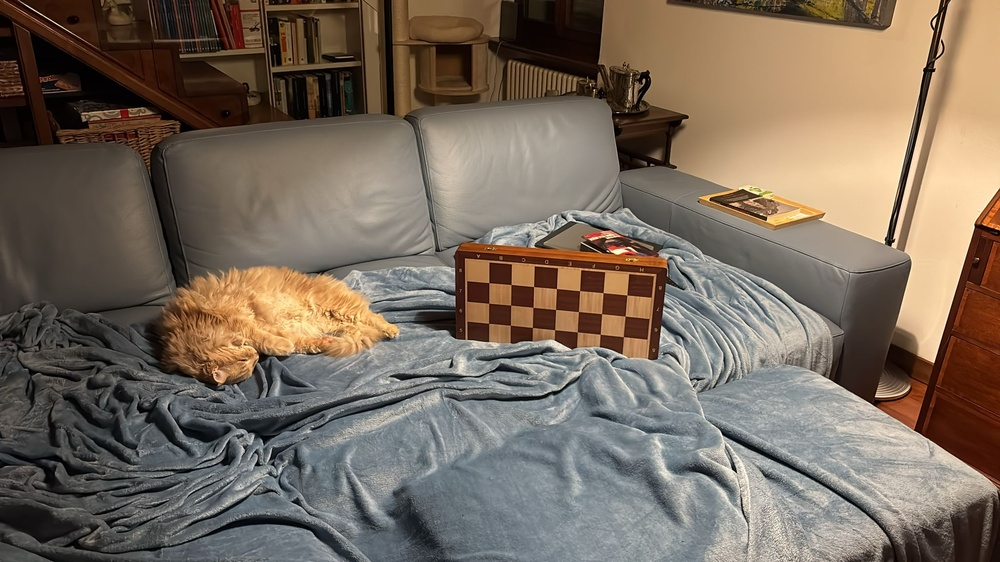
#> input picture data/calibration/images/chessboard1.jpeg, 1000 x 562 px, shrunk from 2048 x 1152 before the run; its folder holds only this picture in this run
$ python -i camera_calibration.py   (imports and definitions only)
#> lines starting #> are read from the running program, lines starting #| are printed output that depends on the picture
#> further down, picture is the input picture: shape (562, 1000, 3); mean B, G, R 93.6, 107.2, 120.7
"""
camera_calibration.py - Camera calibration from chessboard images.
"""

import cv2
import numpy as np
from pathlib import Path
from typing import List, Tuple, Optional
import glob


# Pattern sizes tried by auto-detection, roughly from most to least specific.
# (7, 3) works well when the board is held at a steep angle or only partially
# visible, since only a horizontal strip of inner corners needs to be in frame.
_CANDIDATE_PATTERNS = [
    (9, 6), (7, 7), (7, 5), (7, 4), (7, 3), (6, 5), (6, 4), (5, 4), (5, 3),
]


def _preprocess_for_chessboard(image: np.ndarray) -> np.ndarray:
    """
    Convert to grayscale, equalise the histogram and apply a Gaussian blur.
    This significantly improves corner detection on low-contrast wooden boards.
    """
    gray = cv2.cvtColor(image, cv2.COLOR_BGR2GRAY)
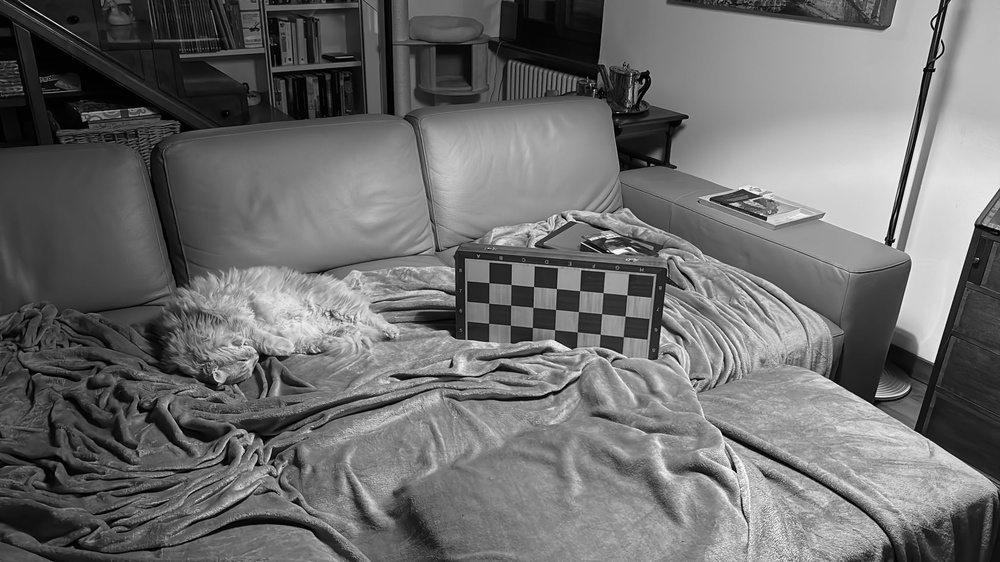
#> gray: shape (562, 1000); min 0, max 254, mean 109.7
    gray = cv2.equalizeHist(gray)
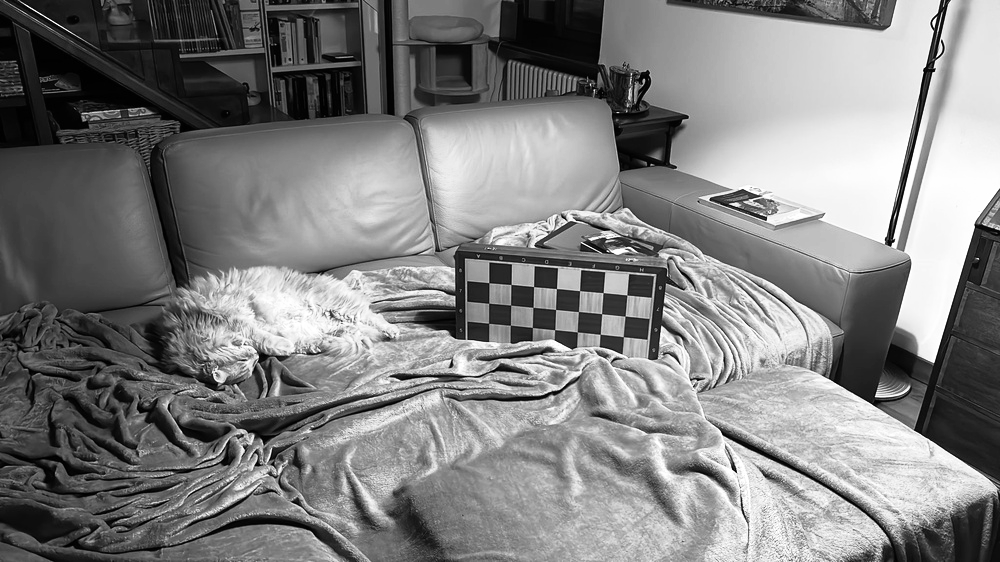
#> gray: shape (562, 1000); min 0, max 255, mean 128
    gray = cv2.GaussianBlur(gray, (7, 7), 0)
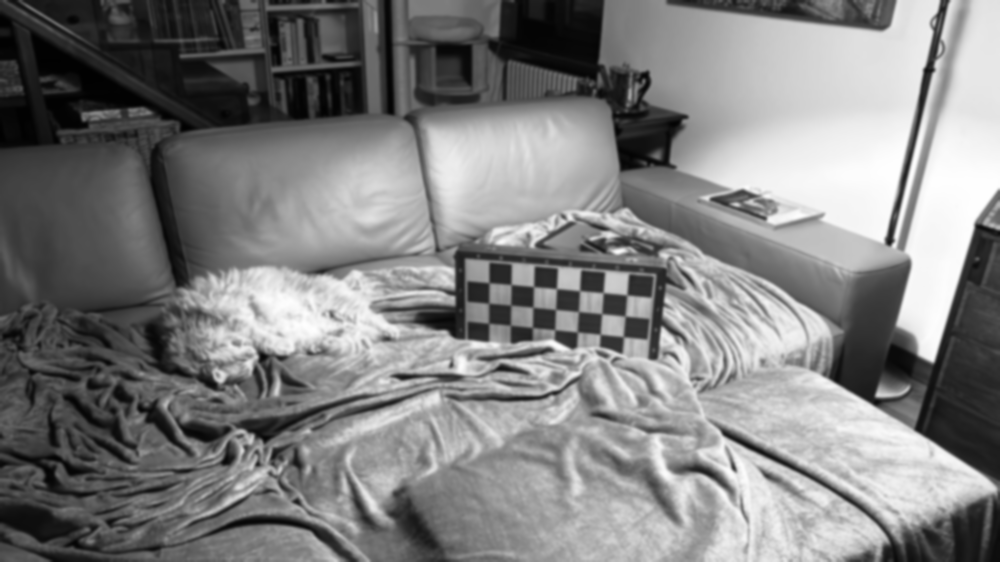
#> gray: shape (562, 1000); min 1, max 254, mean 128
    return gray


# [35 lines left out: function detect_pattern_size, not called in this run]


class CameraCalibrator:
    """
    Camera calibration from a set of chessboard images.

    Usage::

        cal = CameraCalibrator(pattern_size=(7, 3), square_size=0.025)
        for path in image_paths:
            cal.add_image(path)
        K, dist, err = cal.calibrate()
        cal.save_calibration("data/calibration/camera1.npz", K, dist)

    Pattern size note
    -----------------
    ``pattern_size`` is the number of *inner* corners (cols, rows), not the
    number of squares.  A standard 8×8 chess board has 7×7 inner corners, but
    if the board is always held at an angle or only partially visible, using a
    smaller strip like (7, 3) is more reliable because OpenCV only needs to
    locate that many corners in the image.
    """

    # Detection flags tuned for low-contrast / wooden chessboards.
    # FILTER_QUADS helps reject false positives from wood grain.
    _DETECTION_FLAGS = (
        cv2.CALIB_CB_ADAPTIVE_THRESH
        | cv2.CALIB_CB_NORMALIZE_IMAGE
        | cv2.CALIB_CB_FILTER_QUADS
    )

    # [214 lines left out: functions __init__, find_corners, add_image, calibrate, save_calibration, calibrate_from_images and 1 more, not called in this run]

>>> import cv2
>>> picture = cv2.imread('../../data/calibration/images/chessboard1.jpeg')
>>> result = _preprocess_for_chessboard(picture)

$ run again, on data/calibration/images/chessboard2.jpeg
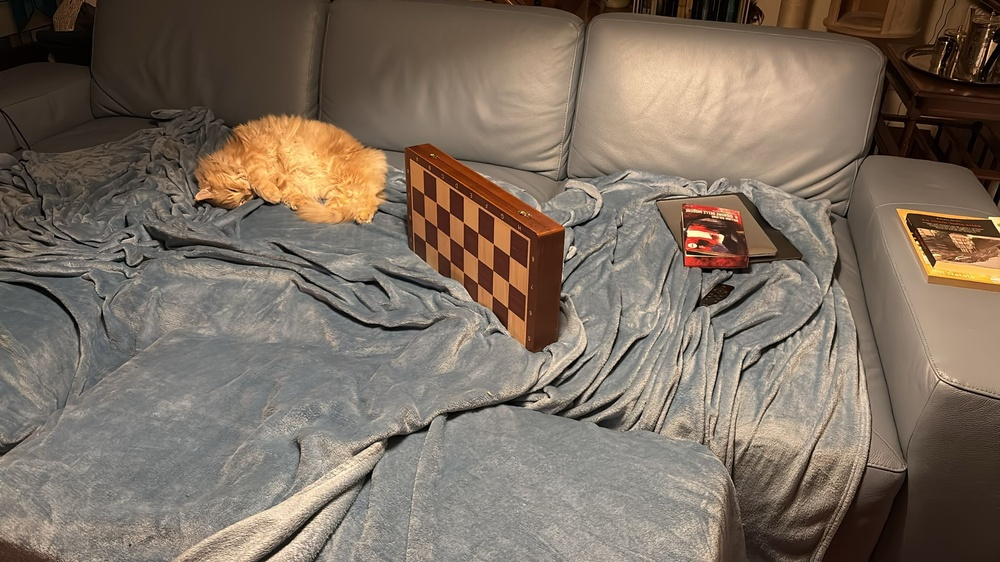
#> input picture data/calibration/images/chessboard2.jpeg, 1000 x 562 px, shrunk from 2048 x 1152 before the run
#> picture is the input picture: shape (562, 1000, 3); mean B, G, R 97.1, 110.5, 124.1
#> in _preprocess_for_chessboard, `gray = cv2.cvtColor(image, cv2.COLOR_BGR2GRAY)`:
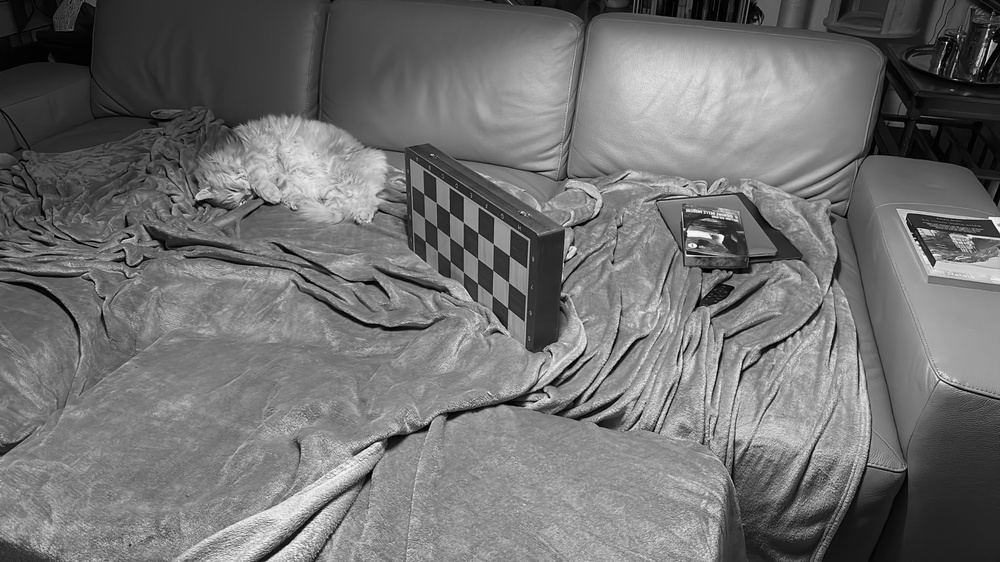
#> gray: shape (562, 1000); min 0, max 251, mean 113
#> in _preprocess_for_chessboard, `gray = cv2.GaussianBlur(gray, (7, 7), 0)`:
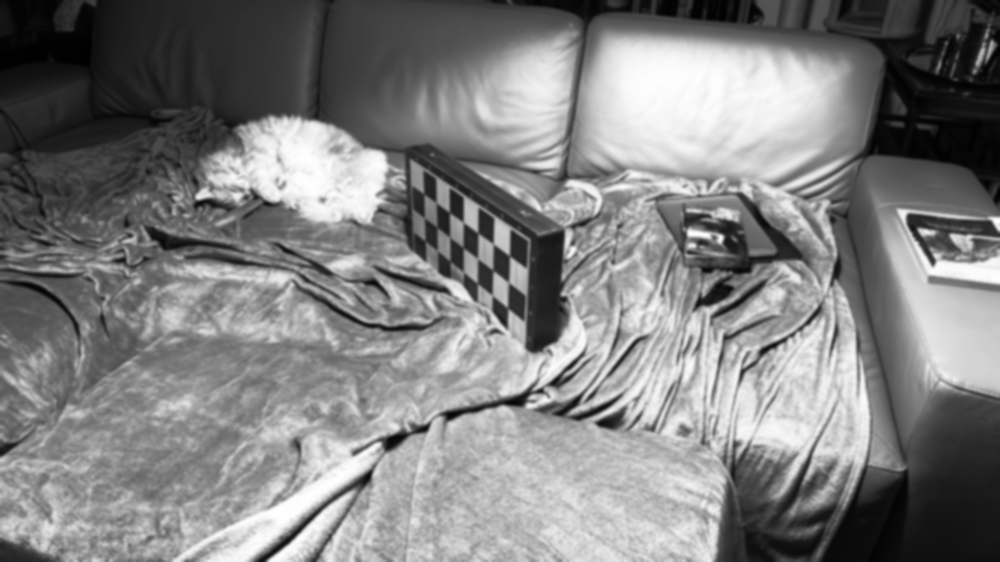
#> gray: shape (562, 1000); min 1, max 255, mean 128.3

$ run again, on data/calibration/images/chessboard3.jpeg
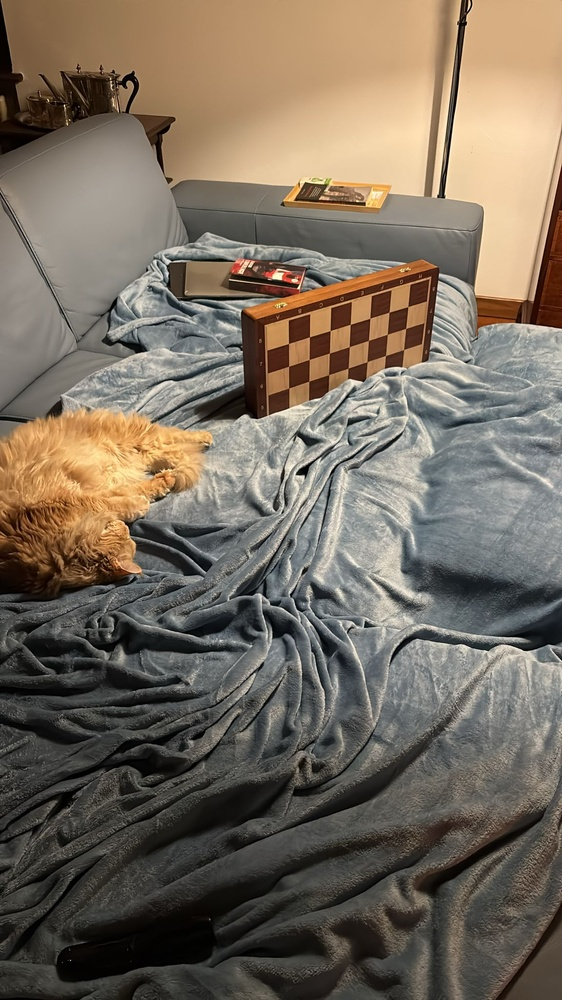
#> input picture data/calibration/images/chessboard3.jpeg, 562 x 1000 px, shrunk from 1152 x 2048 before the run
#> picture is the input picture: shape (1000, 562, 3); mean B, G, R 94.5, 108.4, 119.5
#> in _preprocess_for_chessboard, `gray = cv2.cvtColor(image, cv2.COLOR_BGR2GRAY)`:
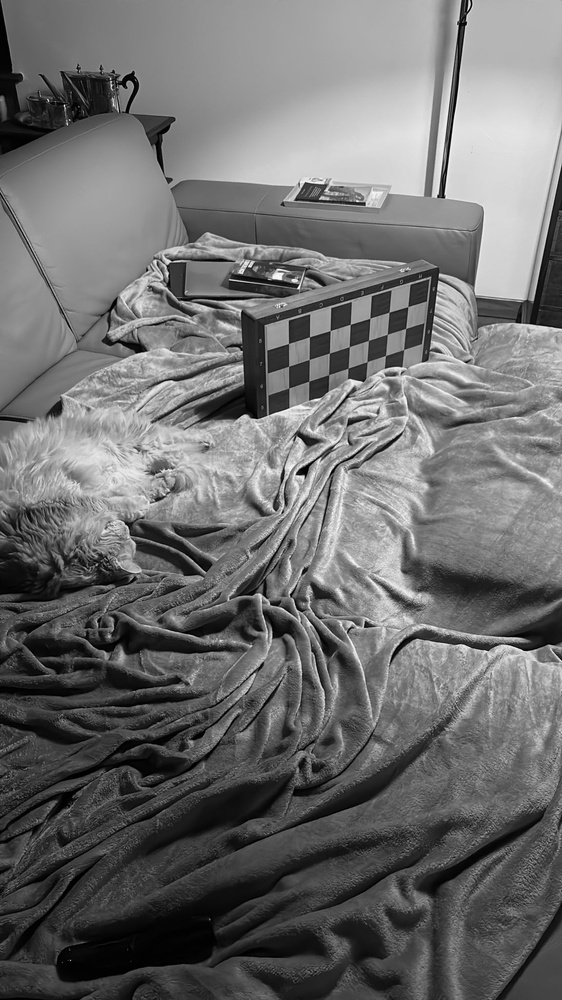
#> gray: shape (1000, 562); min 0, max 254, mean 110.1
#> in _preprocess_for_chessboard, `gray = cv2.GaussianBlur(gray, (7, 7), 0)`:
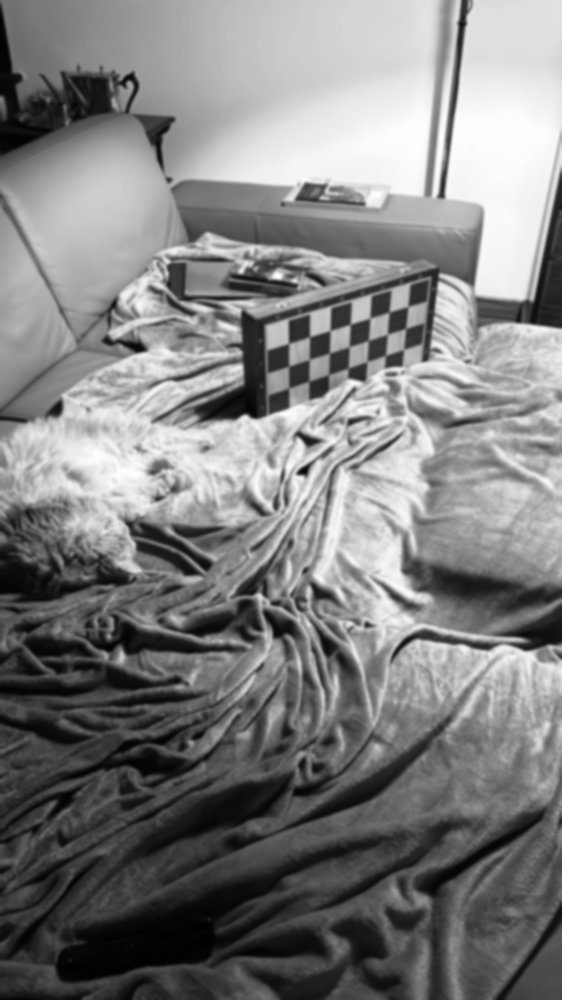
#> gray: shape (1000, 562); min 0, max 254, mean 128

$ run again, on data/calibration/images/chessboard4.jpeg
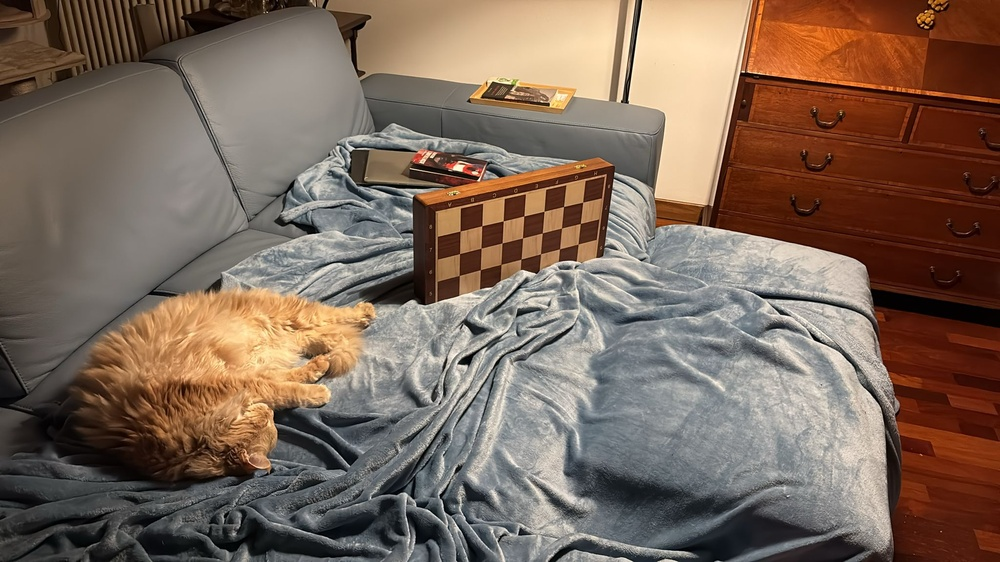
#> input picture data/calibration/images/chessboard4.jpeg, 1000 x 562 px, shrunk from 2048 x 1152 before the run
#> picture is the input picture: shape (562, 1000, 3); mean B, G, R 90.4, 104.2, 124.1
#> in _preprocess_for_chessboard, `gray = cv2.cvtColor(image, cv2.COLOR_BGR2GRAY)`:
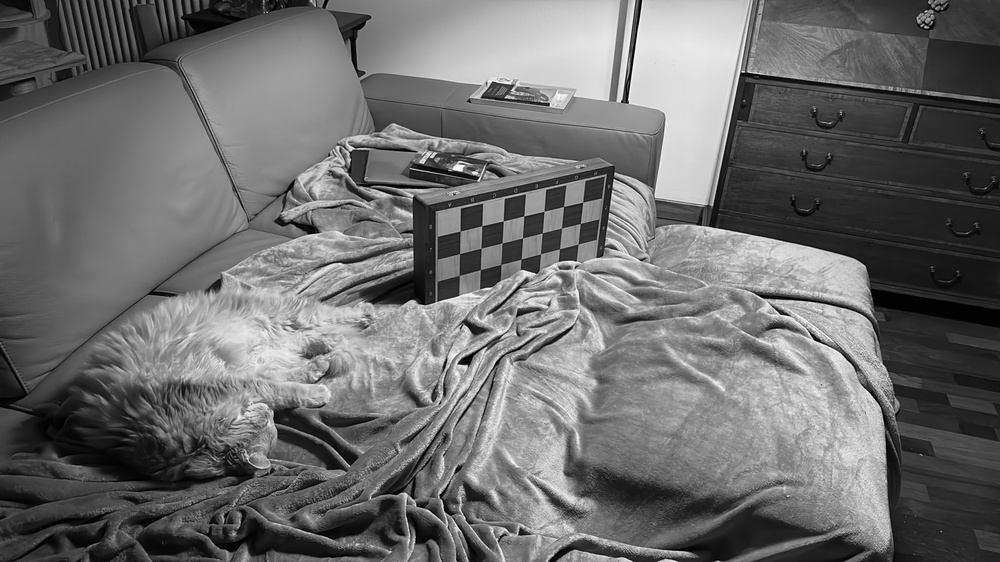
#> gray: shape (562, 1000); min 0, max 255, mean 108.6
#> in _preprocess_for_chessboard, `gray = cv2.GaussianBlur(gray, (7, 7), 0)`:
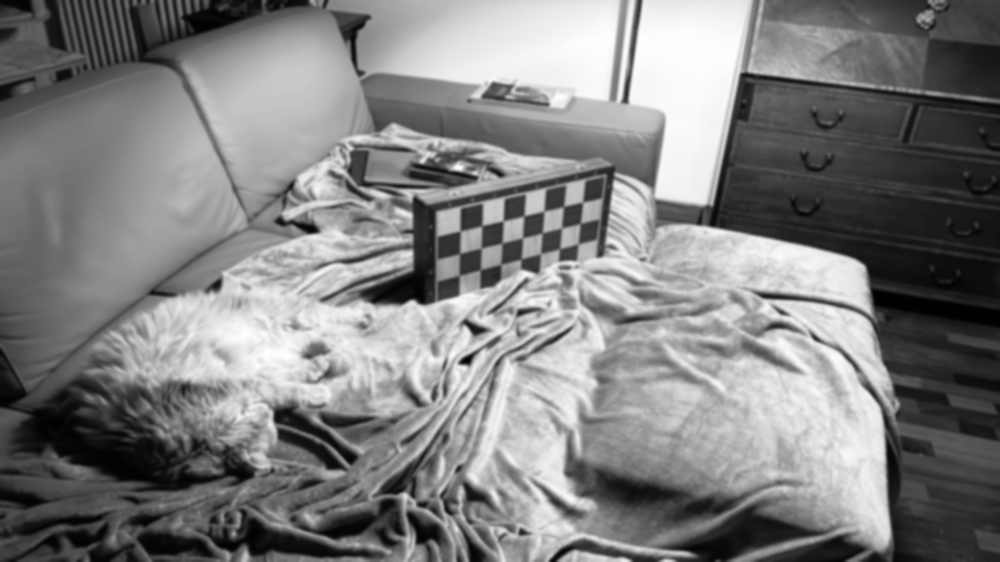
#> gray: shape (562, 1000); min 1, max 254, mean 128.1
